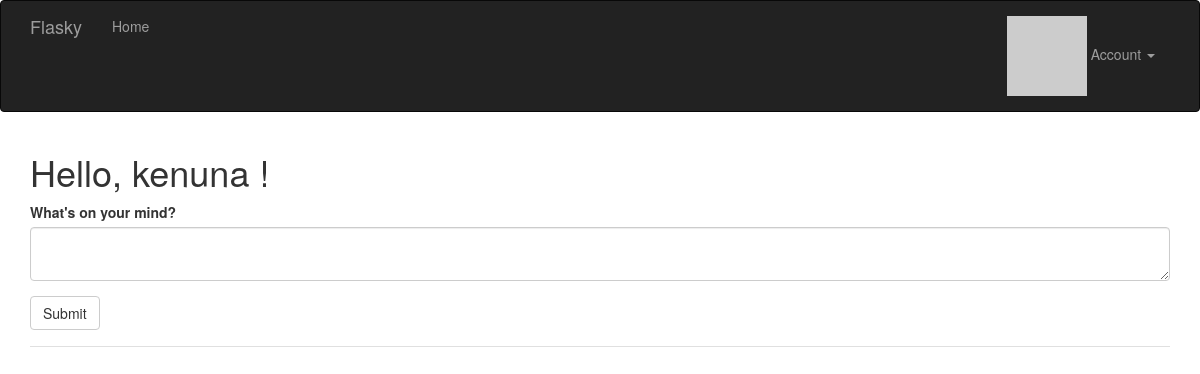
Before: / (signed in) with the older database file.
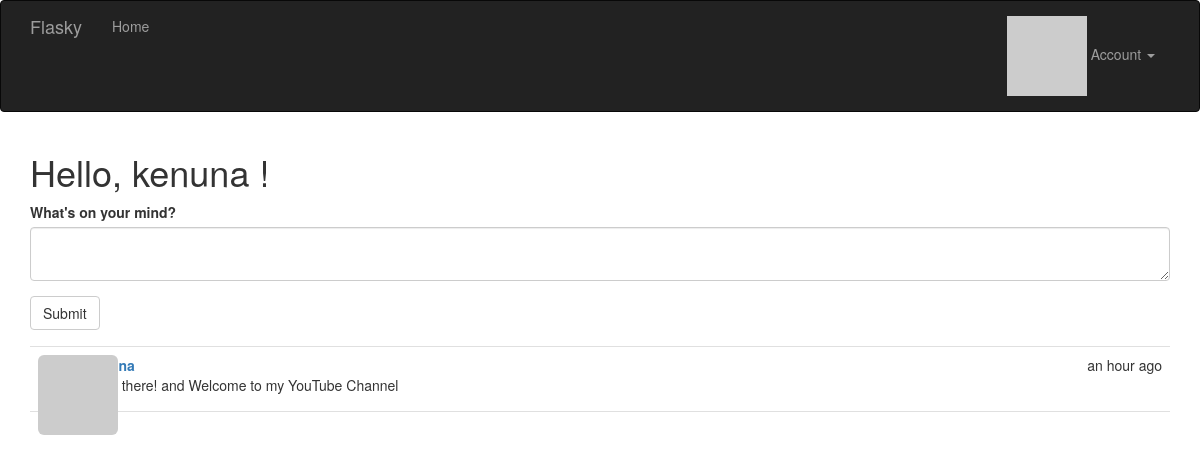
After: the same page with the newer database file.
### app/models.py (models this page shows, shortened)
class User(UserMixin, db.Model):
    __tablename__ = 'users'
    id = db.Column(db.Integer, primary_key=True)
    email = db.Column(db.String(64), unique=True, index=True)
    username = db.Column(db.String(64), unique=True, index=True)
    password_hash = db.Column(db.String(128))
    role_id = db.Column(db.Integer, db.ForeignKey('roles.id'))
    confirmed = db.Column(db.Boolean, default=False)
    name = db.Column(db.String(64))
    location = db.Column(db.String(64))
    about_me = db.Column(db.Text())
    member_since = db.Column(db.DateTime(), default=datetime.utcnow)
    last_seen = db.Column(db.DateTime(), default=datetime.utcnow)
    avatar_hash = db.Column(db.String(32))
    posts = db.relationship('Post', backref='author', lazy='dynamic')
    @property
    def password(self):
        raise AttributeError('password is not a readable attribute')
    def ping(self):
        self.last_seen = datetime.utcnow()
        db.session.add(self)
        db.session.commit()
    def can(self, perm):
        return self.role is not None and self.role.has_permission(perm)
    def gravatar(self, size=100, default='identicon', rating='g'):
        if request.is_secure:
            url = 'https://secure.gravatar.com/avatar'
        else:
            url = 'https://gravatar.com/avatar'
        hash = hashlib.md5(self.email.lower().encode('utf-8')).hexdigest()
        return '{url}/{hash}?s={size}&d={default}&r={rating}'.format(
            url=url, hash=hash, size=size, default=default, rating=rating)

class Post(db.Model):
    __tablename__ = 'posts'
    id = db.Column(db.Integer, primary_key=True)
    body = db.Column(db.Text)
    timestamp = db.Column(db.DateTime, index=True, default=datetime.utcnow)
    author_id = db.Column(db.Integer, db.ForeignKey('users.id'))

### app/main/views.py (the view)
@main.route('/', methods=['GET', 'POST'])
def index():
    form = PostForm()
    if current_user.can(Permission.WRITE) and form.validate_on_submit():
        post = Post(body=form.body.data,
                    author=current_user._get_current_object())
        db.session.add(post)
        db.session.commit()
        return redirect(url_for('.index'))
    posts = Post.query.order_by(Post.timestamp.desc()).all()
    return render_template('index.html', form=form, posts=posts)

### app/main/forms.py
class PostForm(FlaskForm):
    body = TextAreaField("What's on your mind?", validators=[DataRequired()])
    submit = SubmitField('Submit')

### app/auth/views.py (called while the page is built)
@auth.before_app_request
def before_request():
    if current_user.is_authenticated:
        current_user.ping()
        if not current_user.confirmed \
                and request.endpoint \
                and request.blueprint != 'auth' \
                and request.endpoint != 'static':
            return redirect(url_for('auth.unconfirmed'))

### app/main/__init__.py (called while the page is built)
@main.app_context_processor
def inject_permissions():
    return dict(Permission=Permission)

### app/models.py (called while the page is built)
@login_manager.user_loader
def load_user(user_id):
    return User.query.get(int(user_id))

    def has_permission(self, perm):
        return self.permissions & perm == perm

### app/templates/index.html (shortened to what this page needs)
{% extends "base.html" %}
{% import "bootstrap/wtf.html" as wtf %}
{% block page_content %}
<div>
    <h1>
        Hello,
        {% if current_user.is_authenticated %}
            {{ current_user.username }}
        {% else %}
            Stranger
        {% endif %}!
    </h1>
</div>
<div>
    {% if current_user.can(Permission.WRITE) %}
    {{ wtf.quick_form(form) }}
    {% endif %}
</div>
<ul class="posts">
    {% for post in posts %}
    <li class="post">
        <div class="post-thumbnail">
            <a href="{{ url_for('.user', username=post.author.username) }}">
                <img class="img-rounded profile-thumbnail"
                    src="{{ post.author.gravatar(size=40) }}">
            </a>
        </div>
        <div class="post-content">
            <div class="post-date">{{ moment(post.timestamp).fromNow() }}</div>
            <div class="post-author">
                <a href="{{ url_for('.user', username=post.author.username) }}">
                </a>
            </div>
            <div class="post-body">{{ post.body }}</div>
        </div>
    </li>
    {% endfor %}
</ul>
{% endblock %}

### app/templates/base.html (shortened to what this page needs)
{% extends "bootstrap/base.html" %}
{% block head %}
{{ super() }}
<link rel="stylesheet" type="text/css" href="{{ url_for('static', filename='styles.css') }}">
{% endblock %}
{% block navbar %}
<div class="navbar navbar-inverse" role="navigation">
    <div class="container">
        <div class="navbar-header">
            <a class="navbar-brand" href="{{ url_for('main.index') }}">Flasky</a>
        </div>
        <div class="navbar-collapse collapse">
            <ul class="nav navbar-nav">
                <li><a href="{{ url_for('main.index') }}">Home</a></li>
            </ul>
            <ul class="nav navbar-nav navbar-right">
                {% if current_user.is_authenticated %}
                <li class="dropdown">
                    <a href="#" class="dropdown-toggle" data-toggle="dropdown">
                        <img src="{{ current_user.gravatar(size=18) }}">
                        Account <b class="caret"></b>
                    </a>
                </li>
                {% else %}
                <li><a href="{{ url_for('auth.login') }}">Log In</a></li>
                {% endif %}
            </ul>
        </div>
    </div>
</div>
{% endblock %}
{% block content %}
<div class="container">
    {% block page_content %}{% endblock %}
</div>
{% endblock %}

### app/static/styles.css (style rules this page uses)
.profile-thumbnail { position: absolute; }
ul.posts { list-style-type: none; padding: 0px; margin: 16px 0px 0px 0px; border-top: 1px solid #e0e0e0; }
ul.posts li.post { padding: 8px; border-bottom: 1px solid #e0e0e0; }
div.post-date { float: right; }
div.post-author { font-weight: bold; }
div.post-thumbnail { position: absolute; }
div.post-content { margin-left: 48px; min-height: 48px; }

Changed rows visible on the page:
added Post: timestamp "an hour ago", body "Hello there! and Welcome to my YouTube Channel"
